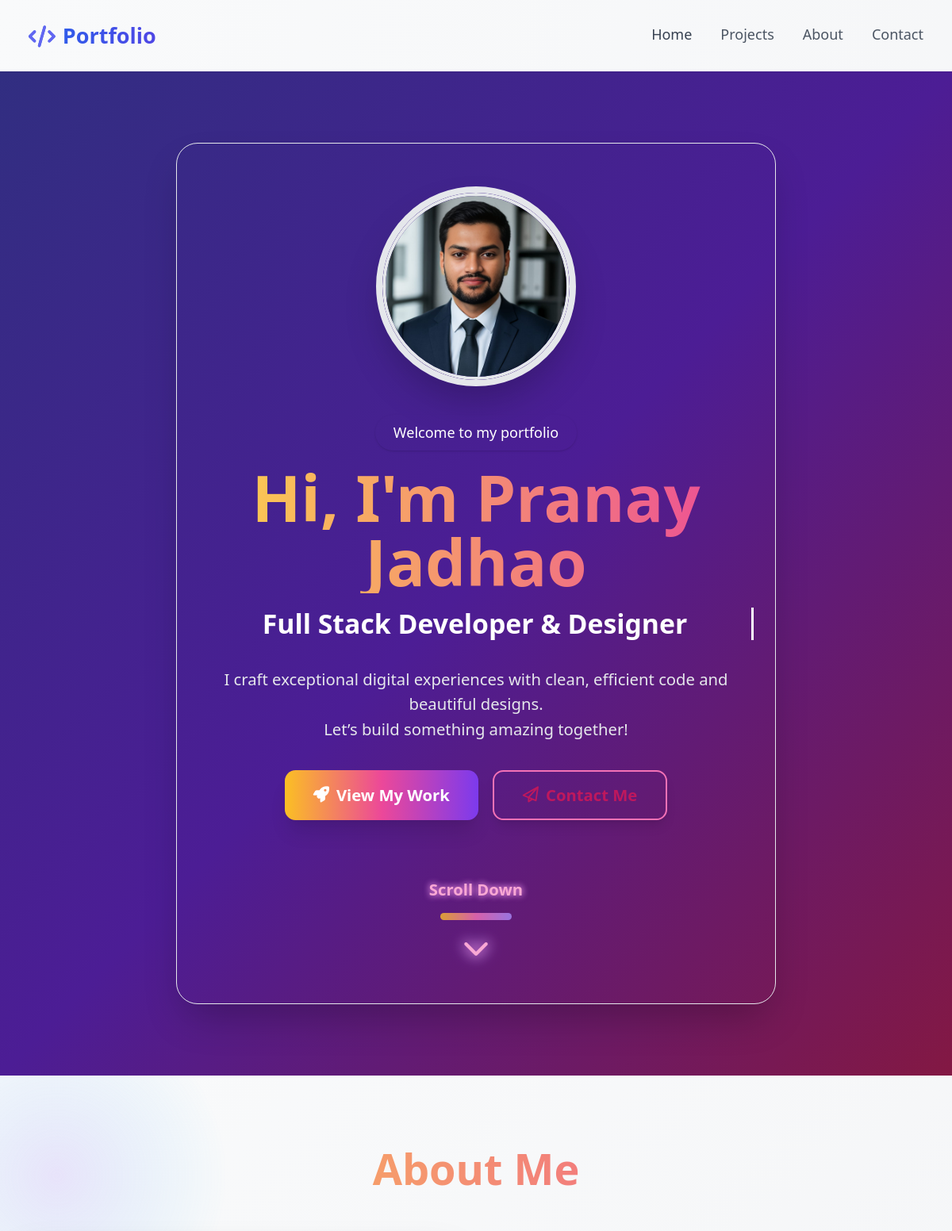
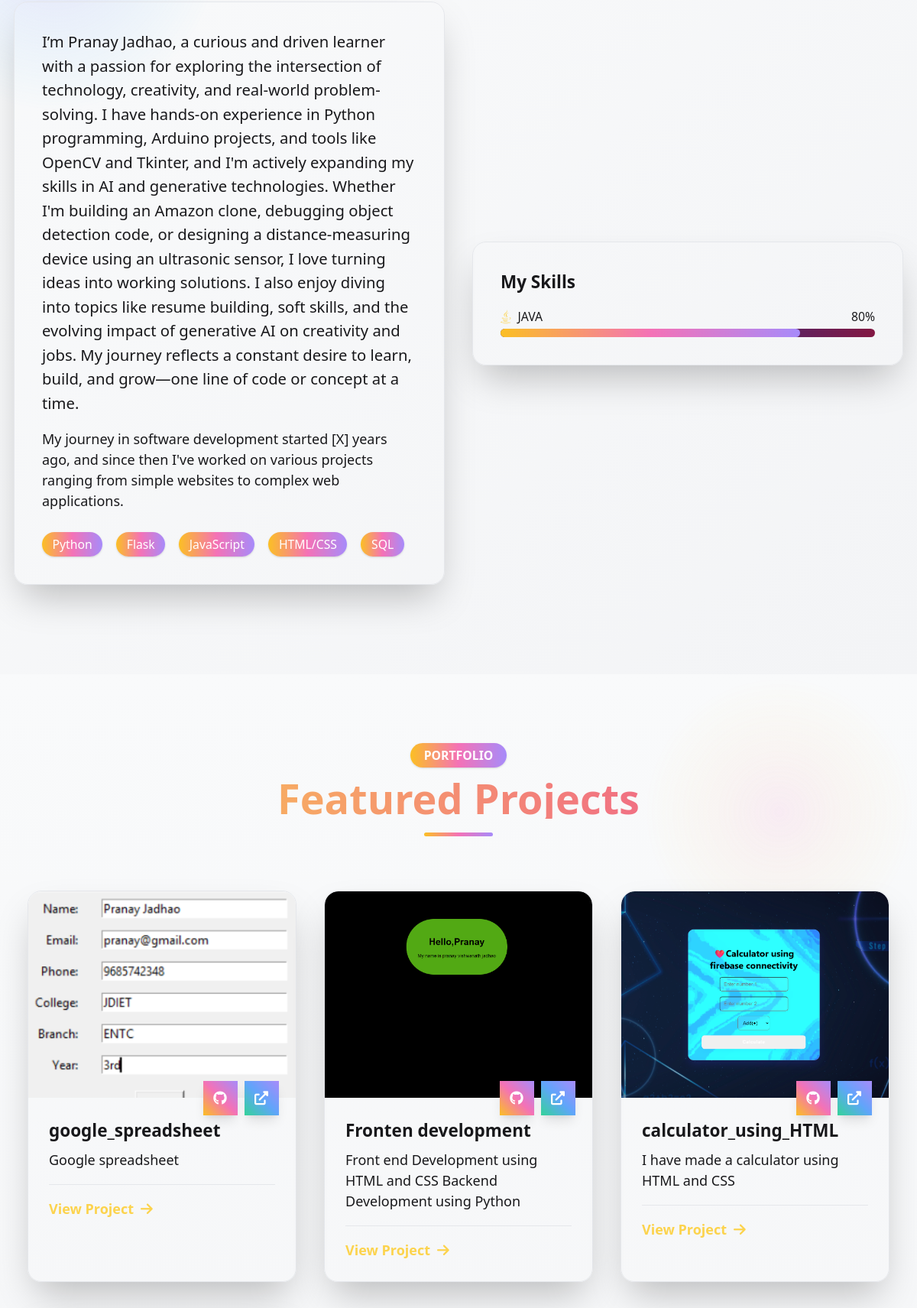
The page / (upper part) on the database its author committed (2 pictures, top to bottom).
### app.py (models this page shows, shortened)
class Skill(db.Model):
    id = db.Column(db.Integer, primary_key=True)
    name = db.Column(db.String(50), nullable=False)
    level = db.Column(db.Integer, nullable=False)  # 0-100
    category = db.Column(db.String(50))  # e.g., 'Language', 'Framework', 'Tool'
    icon = db.Column(db.String(50))  # Font Awesome icon class
    display_order = db.Column(db.Integer, default=0)

class Project(db.Model):
    id = db.Column(db.Integer, primary_key=True)
    title = db.Column(db.String(100), nullable=False)
    description = db.Column(db.Text, nullable=False)
    image = db.Column(db.String(100))
    github_url = db.Column(db.String(200))
    live_url = db.Column(db.String(200))
    date_created = db.Column(db.DateTime, default=datetime.utcnow)

### app.py (the view)
@app.route('/')
def home():
    projects = Project.query.order_by(Project.date_created.desc()).all()
    skills = Skill.query.order_by(Skill.display_order, Skill.name).all()
    return render_template('index.html', projects=projects, skills=skills)

### app.py (called while the page is built)
@app.context_processor
def inject_now():
    return {
        'now': datetime.utcnow(),
        'get_flashed_messages': get_flashed_messages
    }

### Templates/index.html (shortened to what this page needs)
{% extends "base.html" %}
{% block content %}
    <section class="relative min-h-screen flex items-center justify-center overflow-hidden pt-20 bg-gradient-to-br from-indigo-900 via-purple-900 to-pink-900">
        <div class="relative z-10 max-w-2xl mx-auto px-6 py-12 rounded-3xl bg-white/10 backdrop-blur-xl shadow-2xl border border-white/20 text-center animate-fade-in-glass">
            <div class="relative mx-auto mb-8 w-56 h-56 rounded-full shadow-2xl border-8 border-gradient-to-r from-yellow-400 via-pink-400 to-purple-500 overflow-hidden animate-glow-profile">
                <img src="/static/profile.jpg" alt="Profile Photo" class="w-full h-full object-cover rounded-full border-4 border-white/20 shadow-2xl">
            </div>
            <span class="inline-block px-5 py-2 mb-4 bg-white/30 text-white font-medium rounded-full shadow animate-fade-in" style="animation-delay:0.2s">Welcome to my portfolio</span>
            <h1 class="text-5xl md:text-7xl font-extrabold mb-4 bg-gradient-to-r from-yellow-300 via-pink-500 to-purple-500 bg-clip-text text-transparent animate-gradient-text animate-fade-in" style="animation-delay:0.4s">
                Hi, I'm <span class="font-black">Pranay Jadhao</span>
            </h1>
            <h2 class="text-2xl md:text-3xl font-semibold mb-6 text-white animate-typewriter" id="typewriter-role">Full Stack Developer & Designer</h2>
            <p class="text-lg text-gray-200 mb-8 animate-fade-in" style="animation-delay:0.8s">I craft exceptional digital experiences with clean, efficient code and beautiful designs.<br>Let’s build something amazing together!</p>
            <div class="flex flex-col sm:flex-row justify-center gap-4 animate-fade-in" style="animation-delay:1s">
                <a href="#projects" class="px-8 py-3 bg-gradient-to-r from-yellow-400 via-pink-500 to-purple-600 text-white font-bold rounded-xl shadow-xl hover:scale-110 hover:shadow-2xl transition-all duration-300 flex items-center gap-2 text-lg"><i class="fas fa-rocket"></i>View My Work</a>
                <a href="#contact" class="px-8 py-3 bg-white/80 border-2 border-pink-400 text-pink-700 font-bold rounded-xl hover:bg-pink-50 hover:text-pink-900 shadow-lg transition-all duration-300 flex items-center gap-2 text-lg"><i class="far fa-paper-plane"></i>Contact Me</a>
            </div>
            <div class="mt-16 flex justify-center animate-fade-in" style="animation-delay:1.2s">
  <a href="#about" class="flex flex-col items-center gap-2 animate-bounce-slow text-pink-300 hover:text-yellow-300 transition-colors duration-300">
    <span class="block text-lg font-semibold glow-text mb-1">Scroll Down</span>
    <span class="w-20 h-2 mb-2 bg-gradient-to-r from-yellow-400 via-pink-400 to-purple-400 rounded-full blur-sm opacity-80"></span>
    <i class="fas fa-chevron-down text-3xl drop-shadow-glow"></i>
  </a>
</div>
        </div>
    </section>
    <section id="about" class="relative py-20 bg-gradient-to-br from-indigo-950 via-purple-950 to-pink-950 overflow-hidden">
        <div class="max-w-6xl mx-auto px-4 relative z-10">
            <h2 class="text-3xl md:text-5xl font-extrabold text-center mb-12 bg-gradient-to-r from-yellow-300 via-pink-500 to-purple-500 bg-clip-text text-transparent animate-gradient-text">About Me</h2>
            <div class="grid md:grid-cols-2 gap-8 items-center">
                <div>
                    <div class="bg-black/50 backdrop-blur-2xl rounded-2xl p-8 mb-6 shadow-2xl border border-white/60 animate-fade-in-glass">
                        <p class="mb-4 text-lg" style="color: #18181b; text-shadow: 0 2px 8px #fff8;">I’m Pranay Jadhao, a curious and driven learner with a passion for exploring the intersection of technology, creativity, and real-world problem-solving. I have hands-on experience in Python programming, Arduino projects, and tools like OpenCV and Tkinter, and I'm actively expanding my skills in AI and generative technologies. Whether I'm building an Amazon clone, debugging object detection code, or designing a distance-measuring device using an ultrasonic sensor, I love turning ideas into working solutions. I also enjoy diving into topics like resume building, soft skills, and the evolving impact of generative AI on creativity and jobs. My journey reflects a constant desire to learn, build, and grow—one line of code or concept at a time.</p>
                        <p class="mb-6 text-base" style="color: #18181b; text-shadow: 0 2px 8px #fff8;">My journey in software development started [X] years ago, and since then I've worked on various projects ranging from simple websites to complex web applications.</p>
                        <div class="flex flex-wrap gap-4">
                            <span class="bg-gradient-to-r from-yellow-400 via-pink-400 to-purple-400 text-white text-sm font-medium px-3 py-1 rounded-full shadow">Python</span>
                            <span class="bg-gradient-to-r from-yellow-400 via-pink-400 to-purple-400 text-white text-sm font-medium px-3 py-1 rounded-full shadow">Flask</span>
                            <span class="bg-gradient-to-r from-yellow-400 via-pink-400 to-purple-400 text-white text-sm font-medium px-3 py-1 rounded-full shadow">JavaScript</span>
                            <span class="bg-gradient-to-r from-yellow-400 via-pink-400 to-purple-400 text-white text-sm font-medium px-3 py-1 rounded-full shadow">HTML/CSS</span>
                            <span class="bg-gradient-to-r from-yellow-400 via-pink-400 to-purple-400 text-white text-sm font-medium px-3 py-1 rounded-full shadow">SQL</span>
                        </div>
                    </div>
                </div>
                <div class="bg-black/30 backdrop-blur-2xl rounded-2xl p-8 shadow-2xl border border-white/40 animate-fade-in-glass">
                    <h3 class="text-xl font-semibold mb-4" style="color: #18181b; text-shadow: 0 2px 8px #fff8;">My Skills</h3>
                    <div class="space-y-4">
                        {% if skills %}
                            {% for skill in skills %}
                            <div>
                                <div class="flex items-center mb-1">
                                    <i class="{{ skill.icon if skill.icon else 'fa-solid fa-code' }} mr-2 text-yellow-300"></i>
                                    <span class="text-sm font-medium flex-1" style="color: #18181b; text-shadow: 0 2px 8px #fff8;">{{ skill.name }}</span>
                                    <span class="text-sm" style="color: #18181b; text-shadow: 0 2px 8px #fff8;">{{ skill.level }}%</span>
                                </div>
                                <div class="w-full bg-gradient-to-r from-purple-900 via-indigo-900 to-pink-900 rounded-full h-2.5">
                                    {% set width = skill.level ~ '%' %}
                                    <div class="bg-gradient-to-r from-yellow-400 via-pink-400 to-purple-400 h-2.5 rounded-full" style="width: {{ width }}"></div>
                                </div>
                            </div>
                            {% endfor %}
                        {% else %}
                            <p style="color: #18181b; text-shadow: 0 2px 8px #fff8;">No skills added yet. Add some skills in the admin panel!</p>
                        {% endif %}
                    </div>
                </div>
            </div>
        </div>
    </section>
    <section id="projects" class="relative py-20 bg-gradient-to-b from-indigo-950 via-purple-950 to-pink-950 overflow-hidden">
        <div class="max-w-7xl mx-auto px-4 sm:px-6 lg:px-8 relative z-10">
            <div class="text-center mb-16 animate-fade-in-glass">
                <span class="inline-block px-4 py-1 text-sm font-semibold text-white bg-gradient-to-r from-yellow-400 via-pink-400 to-purple-400 rounded-full mb-3 shadow">PORTFOLIO</span>
                <h2 class="text-4xl md:text-5xl font-extrabold bg-gradient-to-r from-yellow-300 via-pink-500 to-purple-500 bg-clip-text text-transparent mb-4 animate-gradient-text">Featured Projects</h2>
                <div class="w-20 h-1 bg-gradient-to-r from-yellow-400 via-pink-400 to-purple-400 mx-auto rounded-full"></div>
            </div>
            <div class="grid md:grid-cols-2 lg:grid-cols-3 gap-8">
                {% for project in projects %}
                <div class="group relative overflow-hidden rounded-2xl shadow-2xl bg-white/10 backdrop-blur-xl border border-white/10 hover:scale-105 hover:shadow-yellow-400/30 transition-all duration-500 transform hover:-translate-y-2 animate-fade-in-glass" data-aos="fade-up" data-aos-delay="{{ loop.index * 100 }}">
                    <div class="relative overflow-hidden h-60">
                        {% if project.image %}
                        <img src="{{ url_for('static', filename='uploads/' + project.image) }}" alt="{{ project.title }}" class="w-full h-full object-cover transition-transform duration-700 group-hover:scale-110 rounded-t-2xl">
                        {% else %}
                        <div class="w-full h-full bg-gradient-to-br from-indigo-900 via-purple-900 to-pink-900 flex items-center justify-center">
                            <i class="fas fa-code text-4xl text-pink-400"></i>
                        </div>
                        {% endif %}
                    </div>
                    <div class="p-6 relative">
                        <div class="absolute -top-5 right-5 flex space-x-2">
                            {% if project.github_url %}
                            <a href="{{ project.github_url }}" target="_blank"
                               class="w-10 h-10 flex items-center justify-center bg-gradient-to-tr from-yellow-400 via-pink-400 to-purple-400 text-white shadow-lg hover:scale-110 transition-all duration-300">
                                <i class="fab fa-github"></i>
                            </a>
                            {% endif %}
                            {% if project.live_url %}
                            <a href="{{ project.live_url }}" target="_blank"
                               class="w-10 h-10 flex items-center justify-center bg-gradient-to-tr from-green-400 via-blue-400 to-purple-400 text-white shadow-lg hover:scale-110 transition-all duration-300">
                                <i class="fas fa-external-link-alt"></i>
                            </a>
                            {% endif %}
                        </div>
                        <h3 class="text-xl font-bold mb-2 group-hover:text-yellow-400 transition-colors duration-300" style="color: #18181b; text-shadow: 0 2px 8px #fff8;">{{ project.title }}</h3>
                        <p class="mb-4 line-clamp-3" style="color: #18181b; text-shadow: 0 2px 8px #fff8;">{{ project.description }}</p>
                        <div class="flex items-center justify-between pt-4 border-t border-white/10">
                            <a href="{{ url_for('project_detail', project_id=project.id) }}"
                               class="inline-flex items-center font-bold text-yellow-300 hover:text-pink-400 group-hover:underline transition-colors duration-300">
                                View Project
                                <i class="fas fa-arrow-right ml-2 transition-transform group-hover:translate-x-1 duration-300"></i>
                            </a>
                        </div>
                    </div>
                </div>
{% endfor %}
            </div>
        </div>
    </section>
{% endblock %}

### Templates/base.html (shortened to what this page needs)
<!DOCTYPE html>
<html lang="en">
<head>
    <link href="https://cdn.jsdelivr.net/npm/tailwindcss@2.2.19/dist/tailwind.min.css" rel="stylesheet">
    <link rel="stylesheet" href="https://cdnjs.cloudflare.com/ajax/libs/font-awesome/6.0.0/css/all.min.css">
    <link rel="stylesheet" href="https://cdnjs.cloudflare.com/ajax/libs/aos/2.3.4/aos.css" />
    <link rel="stylesheet" href="{{ url_for('static', filename='css/style.css') }}">
</head>
<body class="bg-gradient-to-br from-gray-50 to-gray-100 font-['Poppins']">
    <nav class="fixed w-full z-50 bg-white/80 backdrop-blur-md shadow-sm">
        <div class="max-w-7xl mx-auto px-4 sm:px-6 lg:px-8">
            <div class="flex justify-between h-20">
                <div class="flex items-center">
                    <a href="{{ url_for('home') }}" class="text-2xl font-bold bg-gradient-to-r from-blue-600 to-indigo-600 bg-clip-text text-transparent">
                        <span class="flex items-center">
                            <i class="fas fa-code text-indigo-500 mr-2"></i>
                            <span>Portfolio</span>
                        </span>
                    </a>
                </div>
                <div class="hidden md:flex items-center space-x-8">
                    <a href="{{ url_for('home') }}" class="nav-link text-gray-700 hover:text-indigo-600 font-medium transition-colors duration-300 relative group">
                        Home
                    </a>
                    <a href="#projects" class="nav-link text-gray-600 hover:text-indigo-600 font-medium transition-colors duration-300 relative group">
                        Projects
                    </a>
                    <a href="#about" class="nav-link text-gray-600 hover:text-indigo-600 font-medium transition-colors duration-300 relative group">
                        About
                    </a>
                    <a href="{{ url_for('contact') }}" class="nav-link text-gray-600 hover:text-indigo-600 font-medium transition-colors duration-300 relative group">
                        Contact
                    </a>
                </div>
            </div>
        </div>
    </nav>
    <main class="pt-20">
        {% block content %}{% endblock %}
    </main>
</body>
</html>

### Static/style.css (style rules this page uses)
html { scroll-behavior: smooth; }
.nav-link { position: relative; padding-bottom: 4px; }
.nav-link::after { content: ''; position: absolute; width: 0; height: 2px; bottom: 0; left: 0; background-color: #3B82F6; transition: width 0.3s ease; }
section { padding: 5rem 0; }
@media (min-width: 1024px) { html { font-size: 18px; } }

### Templates/index.html (style rules this page uses)
.animate-spin-slow { animation: spin-slow 18s linear infinite; }
.animate-spin-reverse { animation: spin-reverse 28s linear infinite; }
.animate-fade-in-glass { opacity: 0; animation: fade-in-glass 1.2s cubic-bezier(.4,0,.2,1) forwards; }
.animate-gradient-text { background-size: 200% 200%; animation: gradient-text 4s ease-in-out infinite; }
.animate-typewriter { display: inline-block; overflow: hidden; white-space: nowrap; border-right: 3px solid #fff; animation: typewriter 2.5s steps(30, end) 1s 1 normal both; }
.animate-fade-in { opacity: 0; animation: fade-in 1s cubic-bezier(.4,0,.2,1) forwards; }
.animate-fade-in[style*="animation-delay:0.2s"] { animation-delay: 0.2s; }
.animate-fade-in[style*="animation-delay:0.4s"] { animation-delay: 0.4s; }
.animate-fade-in[style*="animation-delay:0.8s"] { animation-delay: 0.8s; }
.animate-fade-in[style*="animation-delay:1s"] { animation-delay: 1s; }
.animate-fade-in[style*="animation-delay:1.2s"] { animation-delay: 1.2s; }
.animate-pulse-slower { animation: pulse-slower 6s cubic-bezier(.4,0,.6,1) infinite; }
.drop-shadow-glow { filter: drop-shadow(0 0 8px #f472b6) drop-shadow(0 0 8px #a78bfa); }
.glow-text { text-shadow: 0 0 8px #f472b6, 0 0 8px #a78bfa; }

### rows shown on the page
Skill: name "JAVA", level "80"
Project: image (picture), title "google_spreadsheet", description "Google spreadsheet"
Project: image (picture), title "Fronten development", description "Front end Development using HTML and CSS Backend Development using Python"
Project: image (picture), title "calculator_using_HTML", description "I have made a calculator using HTML and CSS"
